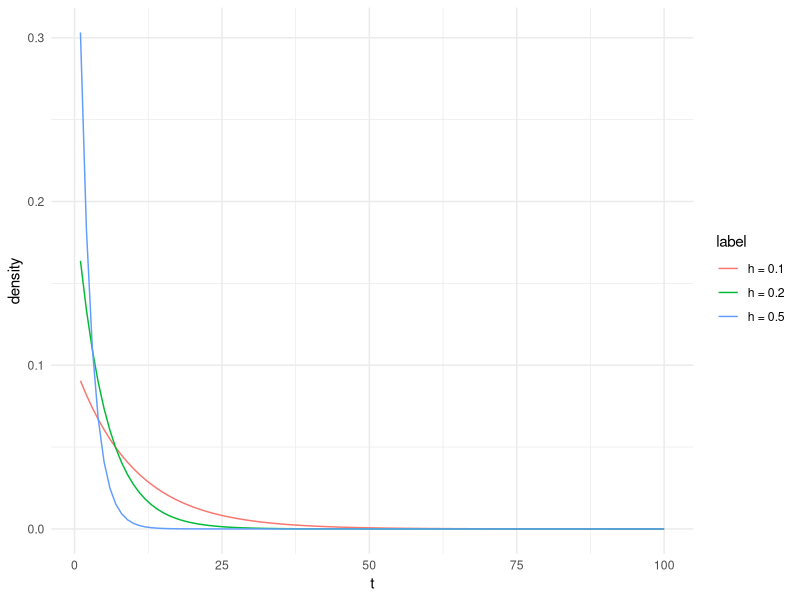
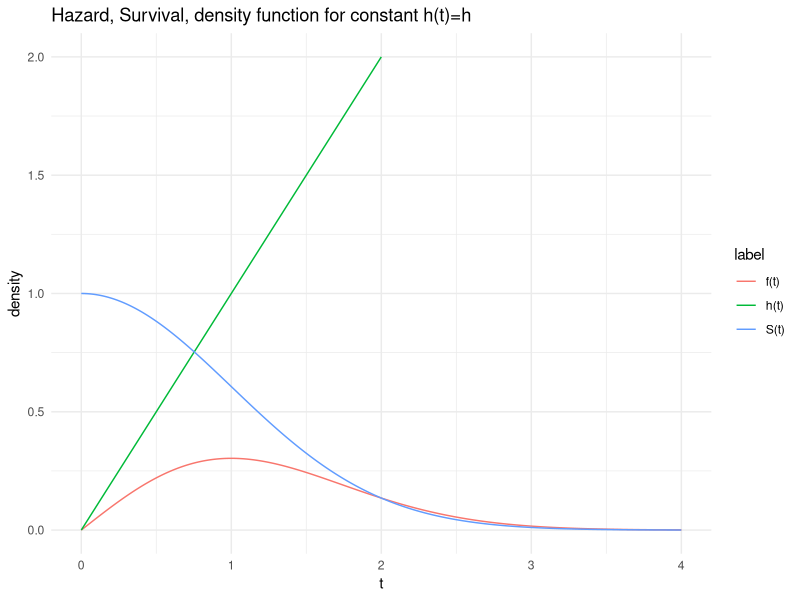
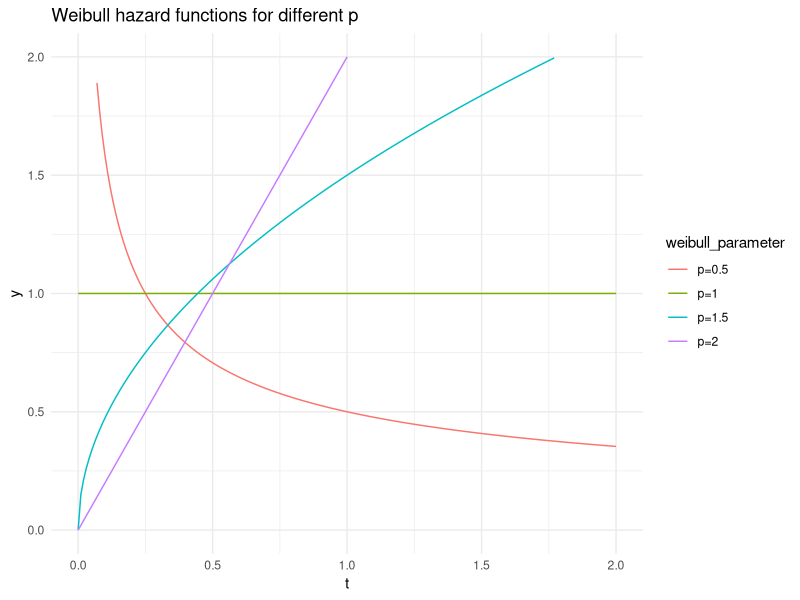

Source code (R) for these figures, in order:
## ---- chunk 1
library(data.table)
library(tidyverse)
## ---- chunk 2
hs <- c(0.1, 0.2, 0.5)
ts <- 1:100

dt <- rbindlist(lapply(hs, function(h){
  return(data.table(
    label = paste0("h = ", h),
    t = ts,
    density = dexp(ts, h)
  ))
}))

ggplot(dt, aes(x = t, y = density, color = label)) +
  geom_line() +
  theme_minimal()
## ---- chunk 3
S_t <- function(t) return(exp(-0.5*t^2))

f_t <- function(t){
  return(0.5 * t * exp(-0.5 * (t^2)))
}

h_t <- function(t) return(t)

ts <- seq(0, 4, 0.01)

dt <- data.table(
  t = ts,
  density = f_t(ts),
  label = "f(t)"
)

dt <- rbind(dt, data.table(t = ts, density = S_t(ts), label = "S(t)"))
dt <- rbind(dt, data.table(t = ts, density = h_t(ts), label = "h(t)"))

ggplot(dt, aes(x = t, y = density, color = label)) +
  geom_line() +
  ylim(c(0,2)) +
  ggtitle("Hazard, Survival, density function for constant h(t)=h") +
  theme_minimal()
## ---- chunk 4
h_t_weibull <- function(t, p){
  return(p * (t^(p-1)))
}

ts <- seq(0, 2, 0.01)

params <- c(0.5, 1, 1.5, 2)

dt <- rbindlist(lapply(params, function(p){
  
  return(data.table(
    t = ts,
    y = h_t_weibull(ts, p),
    weibull_parameter = paste0("p=",p)
  ))}
))


ggplot(dt, aes(x = t, y = y, color=weibull_parameter)) + 
  geom_line() + 
  theme_minimal() +
  ylim(c(0,2)) +
  ggtitle("Weibull hazard functions for different p")

